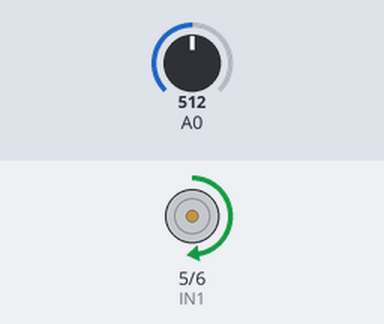
This sketch was run on a simulated Arduino Uno, built with avr-gcc and run on an emulated ATmega328P. On the bench: motor-driver pin pairs drawn as motors (green arrow = first pin HIGH = forward, orange = second pin HIGH = backward, longer = more drive). The inputs (shaded band) are chosen by the test bench; at power-on: A0 = 512.

Above: at 1.2 s.
1.3 s: A0 set to 716
At 2.2 s:
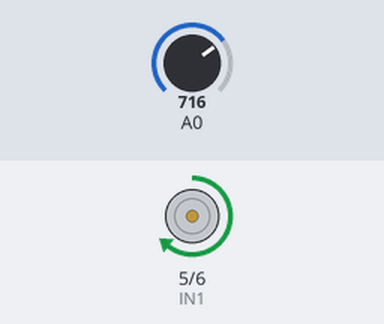
2.8 s: A0 set to 900
At 3.4 s:
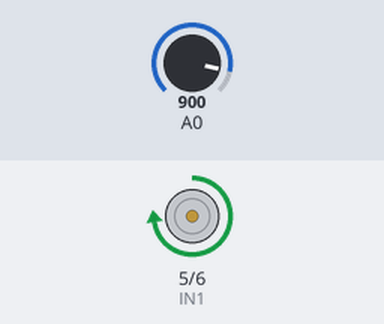
4.3 s: A0 set to 122
At 4.6 s:
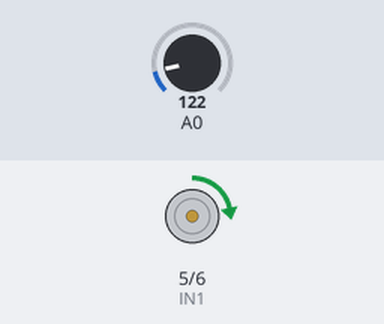
5.8 s: A0 set to 0
At 7.0 s:
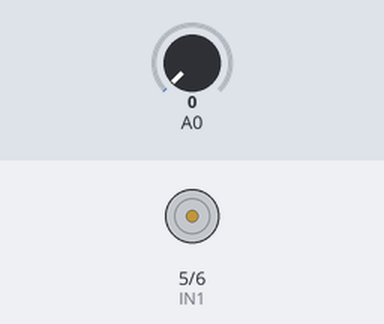
Timing chart, 0 to 8.3 s (numbered marks = the images above; inputs shaded):
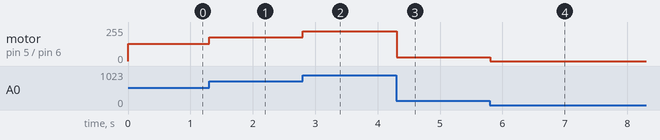

The sketch:

Task-2.ino
```cpp
int potIN;
#define IN1 5
#define IN2 6
void setup()
{
  Serial.begin(9600);
  pinMode(IN1,OUTPUT);
  pinMode(IN2,OUTPUT);
}

void loop()
{
  potIN = analogRead(A0);
  int output = potIN/4;
  analogWrite(IN1,output);
  delay(100);
}
```

Measured:
- after the input at 1.3 s, motor on pin 5 (IN1) / pin 6 (IN2): forward 128/255 → forward 179/255 at once
- after the input at 2.8 s, motor on pin 5 (IN1) / pin 6 (IN2): forward 179/255 → forward 225/255 at once
- after the input at 4.3 s, motor on pin 5 (IN1) / pin 6 (IN2): forward 225/255 → forward 30/255 at once
- after the input at 5.8 s, motor on pin 5 (IN1) / pin 6 (IN2): forward 30/255 → stopped at once
